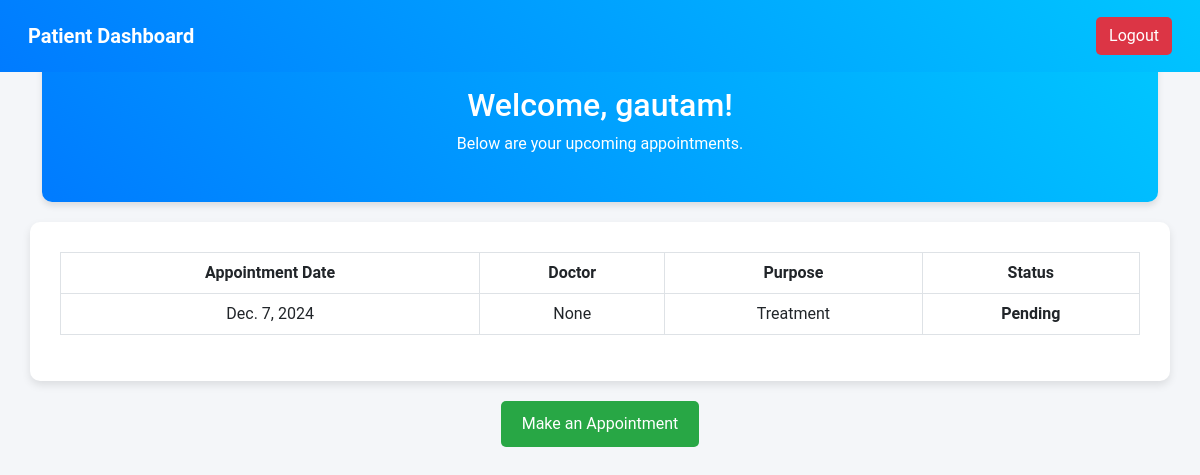
/patient_dashboard (signed in), run on the app's committed database.
### user/models.py (models this page shows, shortened)
class CustomUser(AbstractUser):
    ROLE_CHOICES = [
        ('admin', 'Admin'),
        ('doctor', 'Doctor'),
        ('patient', 'Patient'),
        ('nurse', 'Nurse'),
        ('receptionist', 'Receptionist'),
    ]
    GENDER_CHOICE=[
        ('MALE','MALE'),
        ('FEMALE','FEMALE')
    ]
    DEPARTMENT_CHOICES=[
        ('emergency', 'Emergency'),
        ('opd', 'Outpatient Department (OPD)'),
        ('surgery', 'Surgery'),
        ('radiology', 'Radiology'),
        ('laboratory', 'Laboratory'),
        ('pediatrics', 'Pediatrics'),
        ('gynecology', 'Gynecology & Obstetrics'),
        ('cardiology', 'Cardiology'),
        ('neurology', 'Neurology'),
        ('dermatology', 'Dermatology'),
        ('psychiatry', 'Psychiatry & Mental Health'),
        ('ophthalmology', 'Ophthalmology'),
        ('pharmacy', 'Pharmacy'),
        ('orthopedics', 'Orthopedics'),
        ('nephrology', 'Nephrology'),
        ('urology', 'Urology'),
        ('gastroenterology', 'Gastroenterology'),
        ('infectious_diseases', 'Infectious Diseases')
    ]
    DEPARTMENT = models.CharField(max_length=100, choices=DEPARTMENT_CHOICES, default="general")
    role = models.CharField(max_length=20, choices=ROLE_CHOICES)
    first_name = models.CharField(max_length=30, null=True, blank=True)
    last_name = models.CharField(max_length=30, null=True, blank=True)
    gender = models.CharField(max_length=6, choices=GENDER_CHOICE, null=True, blank=True)
    email = models.EmailField(unique=True)
    age = models.IntegerField(null=True, blank=True)
    contact_number = models.CharField(max_length=15, null=True, blank=True)

class Appointment(models.Model):
    GENDER_CHOICE = [
        ('MALE', 'MALE'),
        ('FEMALE', 'FEMALE')
    ]
    PURPOSE_OF_VISIT = [
        ('consultation', 'Consultation'),
        ('emergency', 'Emergency'),
        ('diagnosis', 'Diagnosis/Tests'),
        ('treatment', 'Treatment'),
        ('surgery', 'Surgery'),
        ('vaccination', 'Vaccination'),
        ('others', 'Others'),
    ]
    doctor = models.ForeignKey(
        CustomUser,
        on_delete=models.SET_NULL,
        null=True,
        blank=True,
        limit_choices_to={'role': 'doctor'},
        related_name='appointments'
    )
    patient = models.ForeignKey(
        CustomUser,
        on_delete=models.CASCADE,
        limit_choices_to={'role': 'patient'},
        related_name='patient_appointments',
        null=True,
        blank=True
    )  # Relationship with patient
    patient_name = models.CharField(max_length=200)
    patient_age = models.IntegerField()
    appointment_date = models.DateField(default=date.today)
    patient_gender = models.CharField(max_length=10, choices=GENDER_CHOICE)
    patient_contact_number = models.CharField(max_length=15)
    patient_email = models.EmailField()
    purpose_of_visit = models.CharField(max_length=70, choices=PURPOSE_OF_VISIT)
    symptoms = models.TextField(blank=True, null=True)
    appointment_status = models.CharField(
        max_length=20,
        choices=[('approved', 'Approved'), ('pending', 'Pending')],
        default='Pending'
    )
    payment = models.OneToOneField(
        'Payment',
        on_delete=models.SET_NULL,
        null=True,
        blank=True,
        related_name='appointment_payment'
    )
    def __str__(self):
        return f"Appointment for {self.patient_name} with Dr. {self.doctor} on {self.appointment_date}"

### user/views.py (the view)
# urls.py: path('patient_dashboard', patient_dashboard, name='patient_dashboard'),
@login_required
def patient_dashboard(request):
    if request.user.role != 'patient':
        return render(request, '403.html')
    appointments = Appointment.objects.filter(patient_email=request.user.email)
    print("Logged-in user email:", request.user.email)
    print("Appointments retrieved:", appointments)
    if not appointments.exists():
        messages.info(request, "No appointments found for your account.")
    return render(request, 'patient_dashboard.html', {'appointments': appointments})

### user/Templates/patient_dashboard.html (shortened to what this page needs)
<!DOCTYPE html>
<html lang="en">
<head>
    <link href="https://cdn.jsdelivr.net/npm/bootstrap@5.3.0-alpha1/dist/css/bootstrap.min.css" rel="stylesheet">
</head>
<body>
    <nav class="navbar navbar-expand-lg fixed-top p-3">
        <div class="container-fluid">
            <a class="navbar-brand" href="#">Patient Dashboard</a>
            <div class="d-flex">
                <a href="{% url 'logout' %}" class="btn btn-logout">Logout</a>
            </div>
        </div>
    </nav>
    <div class="container mt-5">
        <div class="dashboard-header">
            <h2>Welcome, {{ request.user.first_name }}!</h2>
            <p>Below are your upcoming appointments.</p>
        </div>
    </div>
    <div class="container table-container">
        <table class="table table-bordered table-hover">
            <thead>
                <tr>
                    <th>Appointment Date</th>
                    <th>Doctor</th>
                    <th>Purpose</th>
                    <th>Status</th>
                </tr>
            </thead>
            <tbody>
                {% for appointment in appointments %}
                    <tr>
                        <td>{{ appointment.appointment_date }}</td>
                        <td>{{ appointment.doctor }}</td>
                        <td>{{ appointment.get_purpose_of_visit_display }}</td>
                        <td class="appointment-status
                            {% if appointment.appointment_status == 'approved' %} status-approved
                            {% elif appointment.appointment_status == 'pending' %} status-pending
                            {% else %} status-rejected
                            {% endif %}">
                            {{ appointment.get_appointment_status_display }}
                        </td>
                    </tr>
                {% empty %}
                    <tr>
                        <td colspan="4" class="no-appointments">You have no appointments yet.</td>
                    </tr>
                {% endfor %}
            </tbody>
        </table>
    </div>
    <div class="btn-container">
        <a href="{% url 'appointment' %}" class="btn btn-appointment">Make an Appointment</a>
    </div>
</body>
</html>

### user/Templates/patient_dashboard.html (style rules this page uses)
body { background-color: #f4f6f9; font-family: 'Roboto', sans-serif; }
.navbar { background: linear-gradient(45deg, #007bff, #00c6ff); color: white; }
.navbar-brand { font-weight: bold; color: white; }
.navbar .btn-logout { background-color: #dc3545; color: white; border-radius: 5px; }
.dashboard-header { text-align: center; background: linear-gradient(45deg, #007bff, #00c6ff); color: white; padding: 30px; margin-top: 56px; border-radius: 10px; box-shadow: 0px 4px 6px rgba(0, 0, 0, 0.1); }
.table-container { background-color: white; padding: 30px; border-radius: 10px; margin-top: 20px; box-shadow: 0px 4px 8px rgba(0, 0, 0, 0.1); }
table { width: 100%; }
th { background: #007bff; color: white; }
th, td { text-align: center; padding: 12px; }
.appointment-status { font-weight: bold; text-transform: capitalize; }
.status-pending { color: #ffc107; }
.btn-container { text-align: center; margin-top: 20px; }
.btn-appointment { background-color: #28a745; color: white; padding: 10px 20px; border-radius: 5px; text-decoration: none; }

### data on the page
CustomUser: user.first_name "gautam"
Appointment: appointment_date "Dec. 7, 2024", doctor "None", purpose_of_visit "Treatment", appointment_status "Pending"
